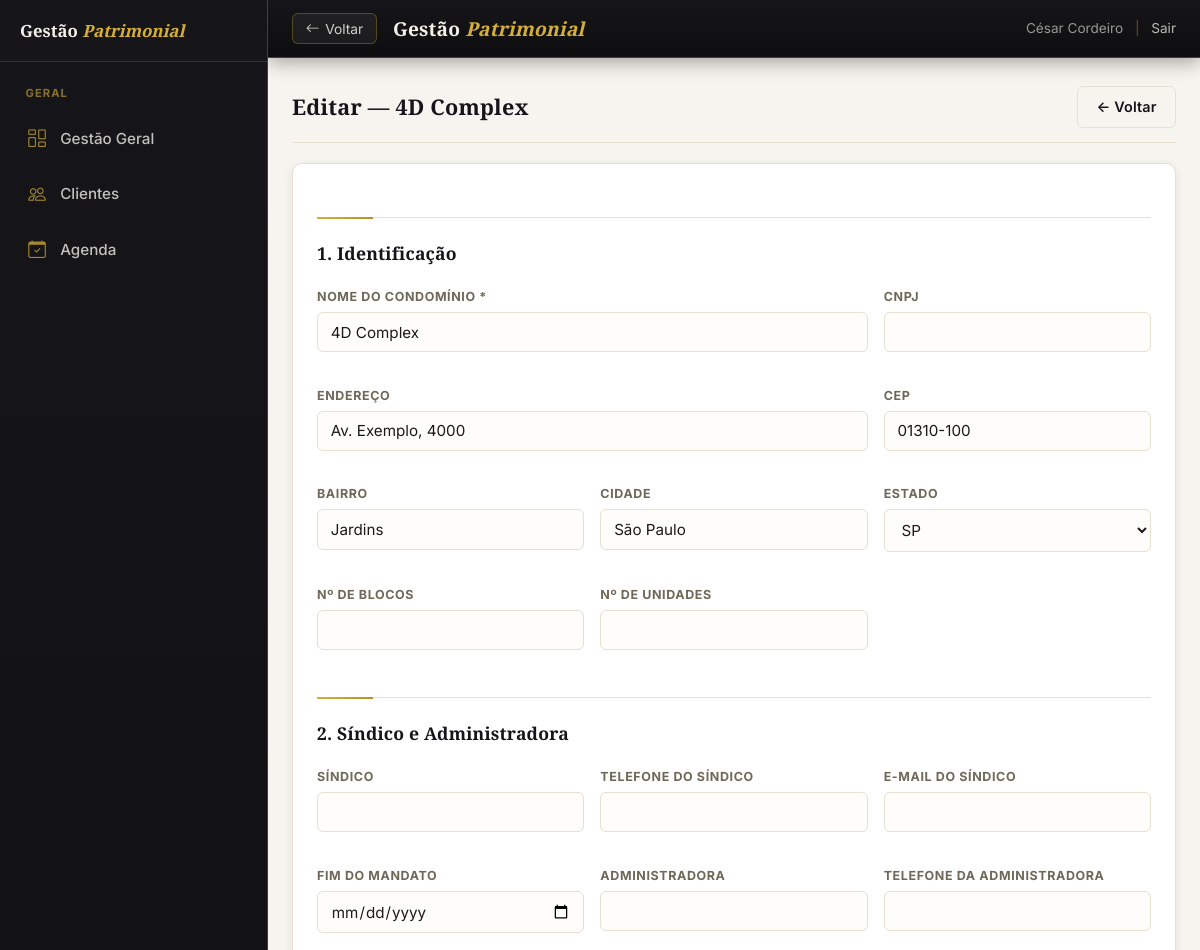
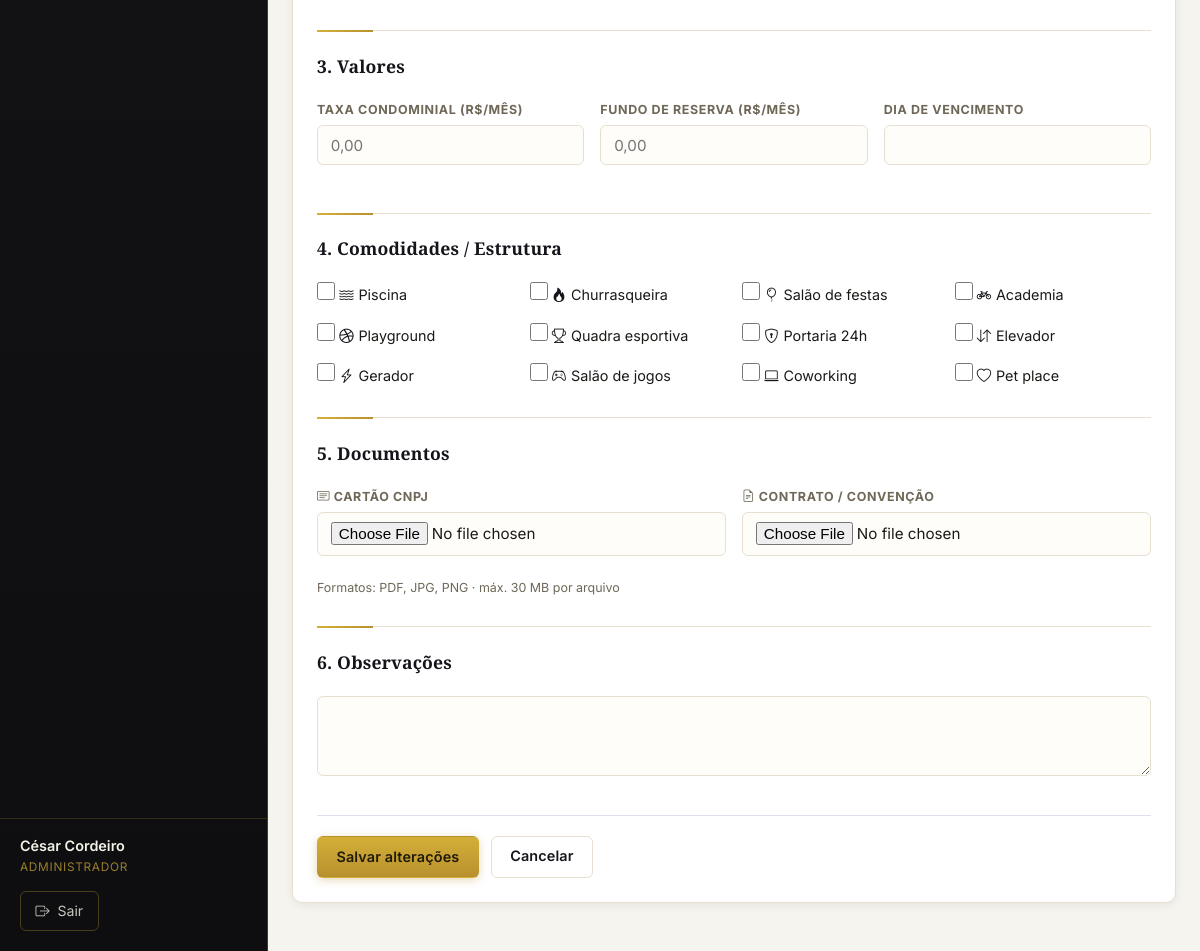
The page /condominios/editar?id=1&imovel_id=1 (signed in) on the database its author committed (2 pictures, top to bottom).
### tables this page shows
CREATE TABLE IF NOT EXISTS condominios (
  id              INT AUTO_INCREMENT PRIMARY KEY,
  nome            VARCHAR(200) NOT NULL,
  cnpj            VARCHAR(20)  NULL,
  endereco        VARCHAR(300) NULL,
  cep             VARCHAR(10)  NULL,
  bairro          VARCHAR(100) NULL,
  cidade          VARCHAR(100) NULL,
  estado          CHAR(2)      NULL,
  numero_blocos   INT          NULL,
  numero_unidades INT          NULL,
   
  sindico_nome            VARCHAR(150) NULL,
  sindico_telefone        VARCHAR(30)  NULL,
  sindico_email           VARCHAR(150) NULL,
  mandato_fim             DATE         NULL,
  administradora          VARCHAR(150) NULL,
  administradora_telefone VARCHAR(30)  NULL,
   
  valor_taxa          DECIMAL(10,2) NULL,
  valor_fundo_reserva DECIMAL(10,2) NULL,
  dia_vencimento      INT           NULL,
   
  tem_piscina       TINYINT(1) NOT NULL DEFAULT 0,
  tem_churrasqueira TINYINT(1) NOT NULL DEFAULT 0,
  tem_salao_festas  TINYINT(1) NOT NULL DEFAULT 0,
  tem_academia      TINYINT(1) NOT NULL DEFAULT 0,
  tem_playground    TINYINT(1) NOT NULL DEFAULT 0,
  tem_quadra        TINYINT(1) NOT NULL DEFAULT 0,
  tem_portaria_24h  TINYINT(1) NOT NULL DEFAULT 0,
  tem_elevador      TINYINT(1) NOT NULL DEFAULT 0,
  tem_gerador       TINYINT(1) NOT NULL DEFAULT 0,
  tem_salao_jogos   TINYINT(1) NOT NULL DEFAULT 0,
  tem_coworking     TINYINT(1) NOT NULL DEFAULT 0,
  tem_pet           TINYINT(1) NOT NULL DEFAULT 0,
  observacoes       TEXT NULL,
  criado_em         DATETIME NOT NULL DEFAULT CURRENT_TIMESTAMP
);

### app/Core/View.php (called while the page is built, shortened)
<?php
class View
{
    public static function render(string $view, array $data = []): void
    {
        $file = APP_PATH . '/Views/' . $view . '.php';
        extract($data, EXTR_SKIP);
        require $file;
    }
}

### app/Core/Controller.php (called while the page is built, shortened)
<?php
abstract class Controller
{
    protected function view(string $view, array $data = []): void
    {
        View::render($view, $data);
    }
}

### app/Controllers/CondominiosController.php (called while the page is built, shortened)
<?php
class CondominiosController extends Controller
{
    public function editar(): void
    {
        $id = (int) ($_GET['id'] ?? 0);
        $imovel_id = (int) ($_GET['imovel_id'] ?? $_POST['imovel_id'] ?? 0);
        $co = Condominio::buscar($id);
        $d = $_SERVER['REQUEST_METHOD'] === 'POST' ? $_POST : $co;
        $this->view('condominios/editar', compact('co', 'id', 'imovel_id', 'erro', 'd', 'docs'));
    }
}

### app/Core/Router.php (called while the page is built, shortened)
<?php
class Router
{
    private array $routes = ['GET' => [], 'POST' => []];
    public function get(string $path, array $handler): void
    {
        $this->routes['GET'][trim($path, '/')] = $handler;
    }
    public function post(string $path, array $handler): void
    {
        $this->routes['POST'][trim($path, '/')] = $handler;
    }
    public function dispatch(string $url, string $method): void
    {
        $url    = trim($url, '/');
        $method = strtoupper($method) === 'POST' ? 'POST' : 'GET';
        $handler = $this->routes[$method][$url] ?? null;
        [$class, $action] = $handler;
        (new $class())->$action();
    }
}

### index.php (called while the page is built, shortened)
<?php
require_once __DIR__ . '/app/bootstrap.php';
$router = new Router();
$router->dispatch($_GET['url'] ?? '', $_SERVER['REQUEST_METHOD']);

### app/bootstrap.php (called while the page is built, shortened)
<?php
spl_autoload_register(function (string $class): void {
    foreach (['Core', 'Controllers', 'Models'] as $dir) {
        $file = APP_PATH . '/' . $dir . '/' . $class . '.php';
        if (is_file($file)) {
            return;
        }
    }
});

### includes/db.php (called while the page is built, shortened)
<?php
function db(): PDO
{
    static $pdo = null;
    if ($pdo === null) {
        $host    = Env::get('DB_HOST', '127.0.0.1');
        $name    = Env::get('DB_NAME', 'gestao_patrimonial');
        $user    = Env::get('DB_USER', 'root');
        $pass    = Env::get('DB_PASS', '');
        $charset = Env::get('DB_CHARSET', 'utf8mb4');
        $dsn = "mysql:host={$host};dbname={$name};charset={$charset}";
        $pdo = new PDO($dsn, $user, $pass, [
            PDO::ATTR_ERRMODE            => PDO::ERRMODE_EXCEPTION,
            PDO::ATTR_DEFAULT_FETCH_MODE => PDO::FETCH_ASSOC,
            PDO::ATTR_EMULATE_PREPARES   => false,
        ]);
    }
    return $pdo;
}

### app/Models/Condominio.php (called while the page is built, shortened)
<?php
class Condominio
{
    public static function buscar(int $id): ?array
    {
        $s = db()->prepare('SELECT * FROM condominios WHERE id = ?');
        $s->execute([$id]);
        return $s->fetch() ?: null;
    }
}

### includes/functions.php (called while the page is built, shortened)
<?php
function base_url(string $path = ''): string {
    $base = defined('BASE_URL') ? BASE_URL : '/cezar/';
    return $base . ltrim($path, '/');
}
function h(string $str): string {
    return htmlspecialchars($str, ENT_QUOTES, 'UTF-8');
}

### app/Views/condominios/_campos.php (the view)
<?php
$estados = ['AC','AL','AP','AM','BA','CE','DF','ES','GO','MA','MT','MS','MG','PA','PB','PR','PE','PI','RJ','RN','RS','RO','RR','SC','SP','SE','TO'];
?>
<div class="form-secao"><div class="form-secao-titulo">1. Identificação</div></div>
<div class="form-grid form-grid-3">
  <div class="form-grupo" style="grid-column:span 2"><label>Nome do condomínio *</label><input type="text" name="nome" required value="<?= $val('nome') ?>"></div>
  <div class="form-grupo"><label>CNPJ</label><input type="text" name="cnpj" value="<?= $val('cnpj') ?>"></div>
  <div class="form-grupo" style="grid-column:span 2"><label>Endereço</label><input type="text" name="endereco" value="<?= $val('endereco') ?>"></div>
  <div class="form-grupo"><label>CEP</label><input type="text" name="cep" maxlength="9" value="<?= $val('cep') ?>"></div>
  <div class="form-grupo"><label>Bairro</label><input type="text" name="bairro" value="<?= $val('bairro') ?>"></div>
  <div class="form-grupo"><label>Cidade</label><input type="text" name="cidade" value="<?= $val('cidade') ?>"></div>
  <div class="form-grupo"><label>Estado</label><select name="estado"><option value="">—</option>
    <?php foreach ($estados as $uf): ?><option value="<?= $uf ?>" <?= (($d['estado']??'')===$uf)?'selected':'' ?>><?= $uf ?></option><?php endforeach; ?>
  </select></div>
  <div class="form-grupo"><label>Nº de blocos</label><input type="number" name="numero_blocos" min="0" value="<?= $val('numero_blocos') ?>"></div>
  <div class="form-grupo"><label>Nº de unidades</label><input type="number" name="numero_unidades" min="0" value="<?= $val('numero_unidades') ?>"></div>
</div>
<div class="form-secao"><div class="form-secao-titulo">2. Síndico e Administradora</div></div>
<div class="form-grid form-grid-3">
  <div class="form-grupo"><label>Síndico</label><input type="text" name="sindico_nome" value="<?= $val('sindico_nome') ?>"></div>
  <div class="form-grupo"><label>Telefone do síndico</label><input type="text" name="sindico_telefone" value="<?= $val('sindico_telefone') ?>"></div>
  <div class="form-grupo"><label>E-mail do síndico</label><input type="email" name="sindico_email" value="<?= $val('sindico_email') ?>"></div>
  <div class="form-grupo"><label>Fim do mandato</label><input type="date" name="mandato_fim" value="<?= $val('mandato_fim') ?>"></div>
  <div class="form-grupo"><label>Administradora</label><input type="text" name="administradora" value="<?= $val('administradora') ?>"></div>
  <div class="form-grupo"><label>Telefone da administradora</label><input type="text" name="administradora_telefone" value="<?= $val('administradora_telefone') ?>"></div>
</div>
<div class="form-secao"><div class="form-secao-titulo">3. Valores</div></div>
<div class="form-grid form-grid-3">
  <div class="form-grupo"><label>Taxa condominial (R$/mês)</label><input type="text" name="valor_taxa" placeholder="0,00" value="<?= $money('valor_taxa') ?>"></div>
  <div class="form-grupo"><label>Fundo de reserva (R$/mês)</label><input type="text" name="valor_fundo_reserva" placeholder="0,00" value="<?= $money('valor_fundo_reserva') ?>"></div>
  <div class="form-grupo"><label>Dia de vencimento</label><input type="number" name="dia_vencimento" min="1" max="31" value="<?= $val('dia_vencimento') ?>"></div>
</div>
<div class="form-secao"><div class="form-secao-titulo">4. Comodidades / Estrutura</div></div>
<div class="form-grid form-grid-4">
  <?php foreach (condominio_comodidades() as $col => [$lbl, $ic]): ?>
  <label class="form-grupo" style="flex-direction:row;align-items:center;gap:.5rem;cursor:pointer;margin:0">
    <input type="checkbox" name="<?= $col ?>" value="1" style="width:18px;height:18px;accent-color:#1a7a45" <?= !empty($d[$col])?'checked':'' ?>>
    <span style="font-size:.9rem"><i class="bi <?= $ic ?>" style="margin-right:.3rem;color:var(--cor-primaria)"></i><?= $lbl ?></span>
  </label>
  <?php endforeach; ?>
</div>

### app/Views/condominios/editar.php (shortened to what this page needs)
<?php
require APP_ROOT . '/includes/header.php';
$val   = fn($k) => h($d[$k] ?? '');
$money = fn($k) => $d[$k] ? number_format((float)$d[$k], 2, ',', '.') : '';
?>
<div class="container" style="max-width:960px">
  <div class="card-header" style="margin-bottom:1.25rem">
    <h2 class="card-titulo">Editar — <?= h($co['nome']) ?></h2>
    <a href="<?= $imovel_id ? base_url('imoveis/ficha?id='.$imovel_id) : base_url('imoveis') ?>" class="btn btn-secundario">← Voltar</a>
  </div>
  <div class="card">
    <form method="post" enctype="multipart/form-data">
      <?php require APP_PATH . '/Views/condominios/_campos.php'; ?>
      <div class="form-secao"><div class="form-secao-titulo">5. Documentos</div></div>
      <div class="form-grid form-grid-2">
        <div class="form-grupo"><label><i class="bi bi-card-text"></i> Cartão CNPJ <?= $docs ? '(enviar novo)' : '' ?></label><input type="file" name="cartao_cnpj" accept=".pdf,.jpg,.jpeg,.png"></div>
        <div class="form-grupo"><label><i class="bi bi-file-earmark-text"></i> Contrato / Convenção <?= $docs ? '(enviar novo)' : '' ?></label><input type="file" name="contrato_doc" accept=".pdf,.jpg,.jpeg,.png"></div>
      </div>
      <div style="font-size:.78rem;color:var(--cor-secundario);margin-top:.25rem">Formatos: PDF, JPG, PNG · máx. 30 MB por arquivo</div>
      <div class="form-secao"><div class="form-secao-titulo">6. Observações</div></div>
      <div class="form-grupo"><textarea name="observacoes" rows="3" style="width:100%"><?= $val('observacoes') ?></textarea></div>
      <div style="display:flex;gap:.75rem;margin-top:2rem;padding-top:1.25rem;border-top:1px solid #dde2ea">
        <button type="submit" class="btn btn-primario">Salvar alterações</button>
        <a href="<?= $imovel_id ? base_url('imoveis/ficha?id='.$imovel_id) : base_url('imoveis') ?>" class="btn btn-secundario">Cancelar</a>
      </div>
    </form>
  </div>
</div>
<?php require APP_ROOT . '/includes/footer.php'; ?>

### assets/css/style.css (style rules this page uses)
*, *::before, *::after { box-sizing: border-box; margin: 0; padding: 0; }
:root { --preto: #0e0e10; --preto-2: #1b1b1f; --grafite: #2a2a2e; --dourado: #b8912f; --dourado-claro:#d4af37; --dourado-h: #9a7826; --marfim: #f6f4ee; --cor-primaria: #16141a; --cor-acento: #b8912f; --cor-acento-h: #9a7826; --cor-fundo: #f6f4ee; --cor-branco: #ffffff; --cor-borda: #e7e0d0; --cor-texto: #1c1a17; --cor-secundario:#6f6858; --cor-sucesso: #2f7d52; --cor-alerta: #a56a12; --cor-erro: #b23b3b; --cor-tag-bg: #f2ead6; --cor-tag-txt: #8a6a1f; --sombra: 0 2px 10px rgba(20,16,8,.07); --sombra-alta: 0 14px 38px rgba(20,16,8,.16); --raio: 10px; --raio-sm: 6px; --fonte-titulo: 'Playfair Display', Georgia, 'Times New Roman', serif; --fonte-corpo: 'Inter', -apple-system, BlinkMacSystemFont, 'Segoe UI', sans-serif; }
body { font-family: var(--fonte-corpo); background: var(--cor-fundo); color: var(--cor-texto); font-size: 15px; line-height: 1.55; -webkit-font-smoothing: antialiased; }
a { color: var(--cor-acento); text-decoration: none; }
h1, h2, h3 { font-family: var(--fonte-titulo); }
@media (min-width: 1024px) { body { padding-left: 268px; } }
.container { max-width: 1200px; margin: 0 auto; padding: 1.75rem 1.5rem; }
.card { background: var(--cor-branco); border: 1px solid var(--cor-borda); border-radius: var(--raio); box-shadow: var(--sombra); padding: 1.5rem; margin-bottom: 1.25rem; }
.card-header { display: flex; align-items: center; justify-content: space-between; margin-bottom: 1.25rem; padding-bottom: .85rem; border-bottom: 1px solid var(--cor-borda); }
.card-titulo { font-family: var(--fonte-titulo); font-size: 1.35rem; font-weight: 700; color: var(--cor-primaria); letter-spacing: .01em; }
.btn { display: inline-flex; align-items: center; gap: .4rem; padding: .55rem 1.15rem; border-radius: var(--raio-sm); border: 1px solid transparent; cursor: pointer; font-size: .9rem; font-weight: 600; font-family: var(--fonte-corpo); letter-spacing: .01em; transition: background .15s, box-shadow .15s, border-color .15s, transform .1s; text-decoration: none; }
.btn-primario { background: linear-gradient(180deg, #d4af37 0%, var(--dourado) 100%); color: #201a08; box-shadow: 0 2px 8px rgba(184,145,47,.35); }
.btn-secundario { background: transparent; color: var(--cor-primaria); border-color: var(--cor-borda); }
.form-grupo { margin-bottom: 1.1rem; }
.form-grupo label { display: block; font-size: .78rem; font-weight: 700; color: var(--cor-secundario); margin-bottom: .35rem; text-transform: uppercase; letter-spacing: .05em; }
.form-grupo input, .form-grupo select, .form-grupo textarea { width: 100%; padding: .6rem .8rem; border: 1px solid var(--cor-borda); border-radius: var(--raio-sm); font-size: .95rem; font-family: var(--fonte-corpo); color: var(--cor-texto); background: #fffdf9; transition: border-color .15s, box-shadow .15s, background .15s; }
.form-grupo textarea { resize: vertical; min-height: 80px; }
.form-grid { display: grid; gap: 1rem; }
.form-grid-2 { grid-template-columns: repeat(2, 1fr); }
.form-grid-3 { grid-template-columns: repeat(3, 1fr); }
.form-grid-4 { grid-template-columns: repeat(4, 1fr); }
.form-secao { border-top: 1px solid var(--cor-borda); margin: 1.85rem 0 1.25rem; padding-top: 1.35rem; position: relative; }
.form-secao::before { content: ''; position: absolute; top: -1px; left: 0; width: 56px; height: 2px; background: linear-gradient(90deg, var(--dourado-claro), var(--dourado)); }
.form-secao-titulo { font-family: var(--fonte-titulo); font-size: 1.1rem; font-weight: 700; color: var(--cor-primaria); margin-bottom: 1rem; letter-spacing: .01em; }

### rows shown on the page
condominios: nome "4D Complex", endereco "Av. Exemplo, 4000", cep "01310-100", bairro "Jardins", cidade "São Paulo", estado "SP"

### other values the page prints
$usuario['nome'] "César Cordeiro"
$titulo "GERAL"
$rotulo "Gestão Geral"
$rotulo "Clientes"
$rotulo "Agenda"
$lbl "Piscina"
$lbl "Churrasqueira"
$lbl "Salão de festas"
$lbl "Academia"
$lbl "Playground"
$lbl "Quadra esportiva"
$lbl "Portaria 24h"
$lbl "Elevador"
$lbl "Gerador"
$lbl "Salão de jogos"
